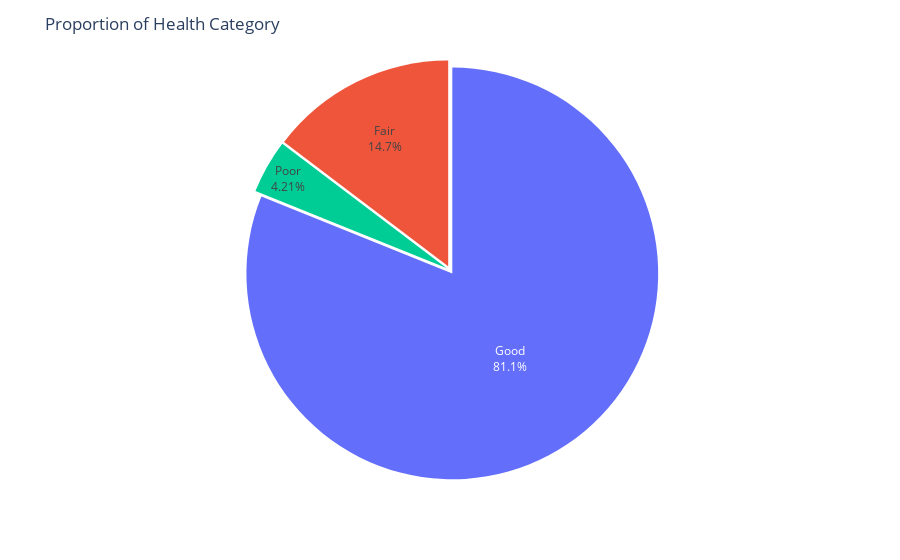

Notebook code cell kept with this figure:
### Markdown cell above
#### Proportion

### Code cell
fig = px.pie(df, 'health')

fig.update_layout(title="Proportion of Health Category ")
fig.update_traces(textposition='inside',
                  textinfo='percent+label', showlegend=False)

fig.update_traces(pull= 0.02)
fig.show()

### Figure 1 — Plotly figure (JSON) as saved in the notebook; plotly's stock layout.template omitted (floating-point values rounded to 4 significant figures; data arrays with more than 128 entries replaced by an {"elided": "..."} marker saying what was removed)
{"data": [{"domain": {"x": [0, 1], "y": [0, 1]}, "hovertemplate": "health=%{label}<extra></extra>", "labels": {"elided": "47695 str values"}, "legendgroup": "", "name": "", "pull": 0.02, "showlegend": false, "textinfo": "percent+label", "textposition": "inside", "type": "pie"}], "layout": {"legend": {"tracegroupgap": 0}, "margin": {"t": 60}, "title": {"text": "Proportion of Health Category "}}}
